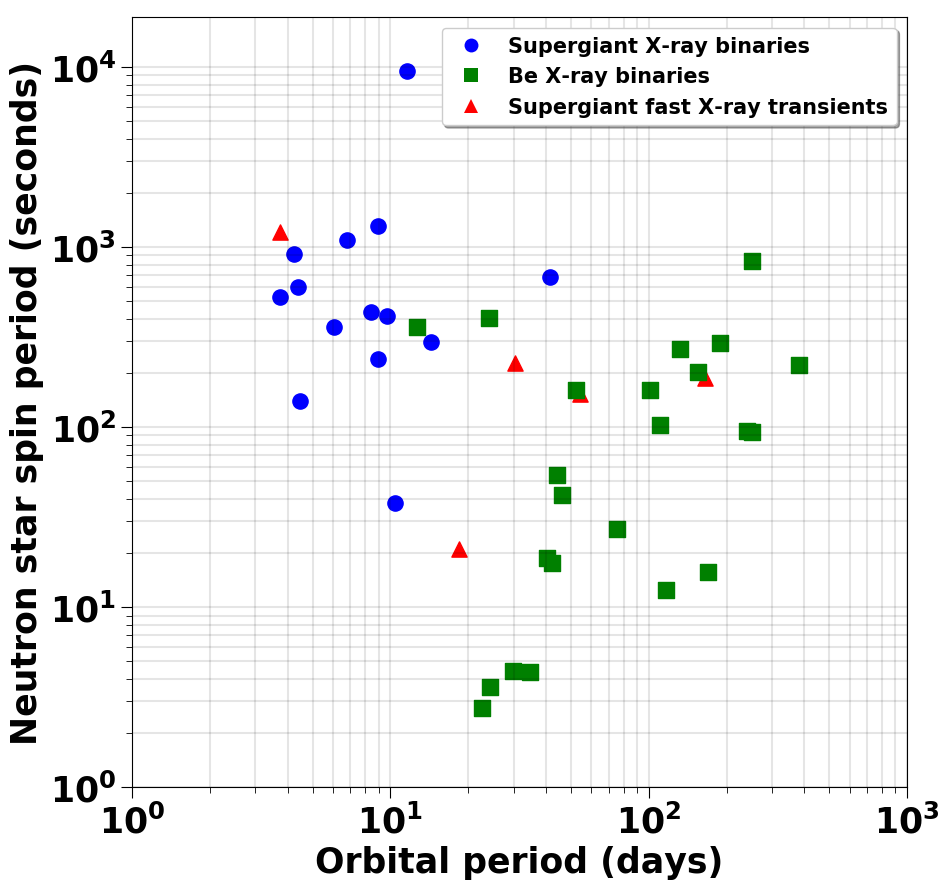

Python code for this plot:
import matplotlib.pyplot as plt
from matplotlib import cm
from matplotlib import colors
import math
import numpy as np
import random
from mpl_toolkits.mplot3d import Axes3D
import matplotlib.pyplot as plt
from itertools import product, combinations
from numpy import linspace
import re
from matplotlib.patches import Rectangle

# below is a method which compute, for each disc, its area which overlaps another disc.
# IT DOES ACCOUNT FOR MORE THAN DOUBLE OVERLAP since we now compute this area (or rather its complement)
# in a Monte-Carlo way

font = {'family' : 'normal',
'weight' : 'bold',
'size'   : 25}

plt.rc('font', **font)

Ncol=5

Nsys=75
mdot = np.zeros((1+Nsys,Ncol))

fichier = 'corbet_data.txt'
f = open(fichier, "r")
words2 = f.read()
words = filter(None, re.split(r'[\n ]',words2))

markers=['o','s','^','x','p','D','+']#,'v']
colors=['b','g','r','c','m','k','y']

Po = []#np.zeros(Nsys)
Ps = []#np.zeros(Nsys)
noSpin = []
noPer = []
typ = []
gal = []
for i in range(0,Nsys):
	print 'ici', words[(i+1)*Ncol], words[(i+1)*Ncol+1]#(i+1)*Ncol
	if   (words[(i+1)*Ncol+1]=='--' and words[(i+1)*Ncol]!='--'): # no spin
		noSpin.append(float(words[(i+1)*Ncol]))
	elif (words[(i+1)*Ncol]=='--' and words[(i+1)*Ncol+1]!='--'): # no period
		noPer.append(float(words[(i+1)*Ncol+1]))
	elif (words[(i+1)*Ncol]=='--' and words[(i+1)*Ncol+1]=='--'): # no period nor spin
		print i
	elif ('#' in words[(i+1)*Ncol]):
		print i
	else:
		Po.append(float(words[(i+1)*Ncol]))
		Ps.append(float(words[(i+1)*Ncol+1]))
		typ.append(words[(i+1)*Ncol+2])
		gal.append(words[(i+1)*Ncol+3])
		#Ps[i]=words[(i+1)*Ncol+1]

# print np.asarray(noPer), np.ones(np.size(noPer))
# print noPer, [200]*np.size(noPer)

fig = plt.figure(figsize=(10,10))
ax = fig.add_subplot(1,1,1)

ax.set_yscale('log')
ax.set_xscale('log')

xmin, xmax, ymin, ymax = 0.5*np.amin(np.asarray(Po, dtype='float')), 2*np.amax(np.asarray(Po, dtype='float')), 0.5*np.amin(np.asarray(Ps, dtype='float')), 2*np.amax(np.asarray(Ps, dtype='float'))
xmin=1
ymin=1
xmax=1000
ax.set_xlim(xmin,xmax)
ax.set_ylim(ymin,ymax)

# plt.scatter(*zip(*[(a, b) for a,b in zip(Po,Ps) if (a<2000 and b > -100)]))
for i in range(0,np.size(Po)):
	if (typ[i]=='Sg'):
		marker=markers[0]
		color=colors[0]
	elif (typ[i]=='Be'):
		marker=markers[1]
		color=colors[1]
	elif (typ[i]=='SFXT'):
		marker=markers[2]
		color=colors[2]
	elif (typ[i]=='RLOF'):
		continue
		# marker=markers[3]
		# color=colors[3]
	elif (typ[i]!='Sg' and typ[i]!='Be' and typ[i]!='SFXT' and typ[i]!='RLOF'):
		continue
		# marker=markers[4]
		# color=colors[4]
	plt.scatter(Po[i],Ps[i],marker=marker,color=color,s=120)
	if (marker=='x'):
		plt.scatter(Po[i],Ps[i],marker=marker,color=color,s=120, lw=5)
# add a frame to the 3 systems we consider in the article SgXB_1
# a X-1 :
# XTE J1855-026 :
# IGR J18027-2016 :
# ax.plot((8.96),(238),'o',color='y',markerfacecolor='none',markeredgecolor=colors[0],ms=20,markeredgewidth=4)
# ax.plot((6.07),(361),'o',color='y',markerfacecolor='none',markeredgecolor=colors[0],ms=20,markeredgewidth=4)
# ax.plot((4.47),(140),'o',color='y',markerfacecolor='none',markeredgecolor=colors[0],ms=20,markeredgewidth=4)
# plt.axvline(x=5.6, ymin=0.0001, ymax = 61500, linewidth=2, linestyle='--', color='k', alpha=0.4)
# plt.axvline(x=3.9, ymin=0.0001, ymax = 61500, linewidth=2, linestyle='--', color='k', alpha=0.4)
# plt.text(0.5, 0.5, 'matplotlib', rotation=90, horizontalalignment='center',verticalalignment='center', transform=ax.transAxes, fontsize=4)
# plt.text(5.1, 9500, 'Cyg X-1', rotation=90, horizontalalignment='center',verticalalignment='center',fontsize=13)
# plt.text(3.6, 9500, 'LMC X-1', rotation=90, horizontalalignment='center',verticalalignment='center',fontsize=13)

# for i in range(0,np.size(noPer)):
# 	plt.plot((xmin, xmax), (noPer[i], noPer[i]),color='r',linestyle='--', linewidth=1.5, alpha=1)
# 	# plt.loglog(np.arange(xmin,xmax,(xmax-xmin)/100.),[noPer[i]]*100,color='r',linestyle='--', linewidth=1.5, alpha=1)
# for i in range(0,np.size(noSpin)):
# 	plt.plot((noSpin[i], noSpin[i]), (ymin, ymax),color='g',linestyle='--', linewidth=1.5, alpha=1)
# 	plt.axvline(x=0.402, ymin=0.4, ymax = 0.615, linewidth=2, color='k')
	# ax.plot(v,noSpin[i]+v,100*v,color='b',linewidth=0.8,alpha=1)
# 	plt.loglog(np.arange(noSpin[i]-0.01,noSpin[i]+0.01,(0.01-(-0.01))/100.),(np.arange(noSpin[i]-0.01,noSpin[i]+0.01,(0.01-(-0.01))/100.)/noSpin[i])**3,color='r',linestyle='--', linewidth=1.5, alpha=1)

# plt.grid()

# xticks = [1.1,2.,4.,8.,16.]
# fig.xaxis.set_ticks( xticks )
# fig.xaxis.set_ticklabels( ['%1.1f'  % i for i in xticks] )
ax.tick_params(which='major', length=8, color='k')
ax.tick_params(which='minor', length=4, color='k')

plt.grid(which='both',color='k', linestyle='-', linewidth=1.5, alpha=0.1)

plt.xlabel('Orbital period (days)', fontweight='bold', fontsize=25)
plt.ylabel('Neutron star spin period (seconds)', fontweight='bold', fontsize=25)

# - - - - -

# Create custom artists
Sg = plt.Line2D((0,0),(0,1),   markerfacecolor=colors[0], markeredgecolor='none', marker=markers[0], linestyle='', markersize=10)
Be = plt.Line2D((0,0),(0,1),   markerfacecolor=colors[1], markeredgecolor='none', marker=markers[1], linestyle='', markersize=10)
SFXT = plt.Line2D((0,0),(0,1), markerfacecolor=colors[2], markeredgecolor='none', marker=markers[2], linestyle='', markersize=10)
# RLOF = plt.Line2D((0,0),(0,1), markeredgecolor=colors[3], marker=markers[3], markeredgewidth=5, linestyle='', linewidth=400, markersize=10)
# Other = plt.Line2D((0,0),(0,1), markerfacecolor=colors[4], markeredgecolor='none', marker=markers[4], linestyle='', markersize=10)

#Create legend from custom artist/label lists
ax.legend([Sg,Be,SFXT],['Supergiant X-ray binaries','Be X-ray binaries','Supergiant fast X-ray transients'],loc='upper right',fontsize=15,shadow=True,numpoints = 1)

# - - - - -

fig.savefig('corbet_diag.png',bbox_inches='tight',dpi=100)

# mdot[i][j]=words[select_out_adim]

# Lz=1
#
# rad=0.1
#
# Nbmax=200
# areas=np.zeros(Nbmax)
# areas_too_much=np.zeros(Nbmax)
#
# Navg=20
#
# NMC=2000
#
# for k in range(0,Nbmax): # represents the deepness of the column (ie the distance to the source)
#
# 	print k
#
# 	for p in range(0,Navg): # so as to repeat the process Navg times and get a smoother output
#
# 		Nb=1+k # the furthest the source, the more absorption balls (linearly if uniform absorption along l.o.s.)
#
# 		balls=np.zeros((Nb,2))
#
# 		for i in range(0,Nb):
# 			balls[i,0]=Lz*random.random()
# 			balls[i,1]=Lz*random.random()
#
# 		shadow=0
# 		# test-particle : is it in the shadow?
# 		for i in range(0,NMC):
# 			x=Lz*random.random()
# 			y=Lz*random.random()
# 			if (any(np.sqrt((balls[:,0]-x)**2.+(balls[:,1]-y)**2.)<rad)):
# 				shadow=shadow+1
#
# 		areas[k]=areas[k]+(shadow/float(NMC))/Navg
#
# 	areas_too_much[k]=Nb*math.pi*rad**2.
#
# 		# area_tot=0.
# 		# area_i=0.
# 		# for i in range(0,Nb):
# 		# 	print i
# 		# 	area_i=math.pi*rad**2.
# 		# 	for j in range(0,Nb):
# 		# 		d=np.sqrt((balls[i,0]-balls[j,0])**2.+(balls[i,1]-balls[j,1])**2.)
# 		# 		if (i!=j and d<2*rad):
# 		# 			overlap=(2*rad**2.)*math.acos(d/(2*rad))-0.5*d*np.sqrt(4*rad**2-d**2)
# 		# 			area_i=area_i-overlap
# 		# 	area_tot=area_tot+area_i
# 		#
# 		# areas[k]=areas[k]+area_tot/Navg.
#
#
